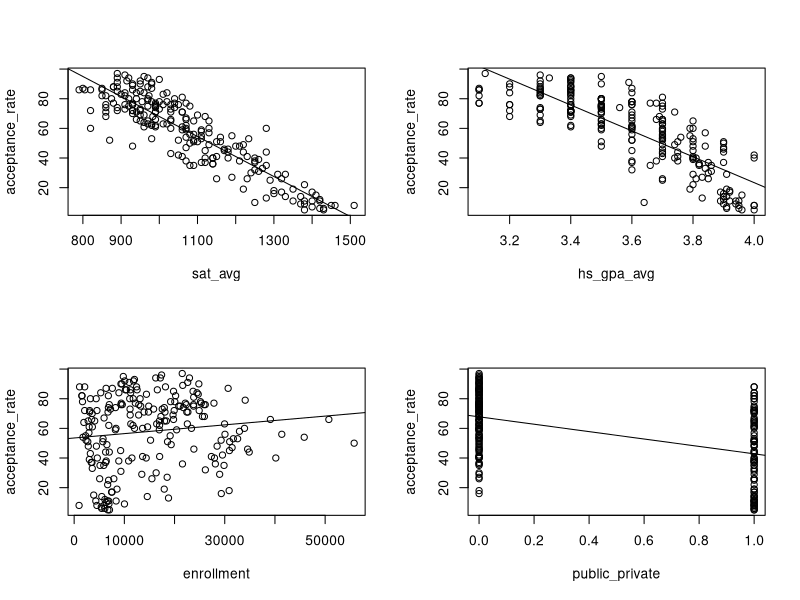
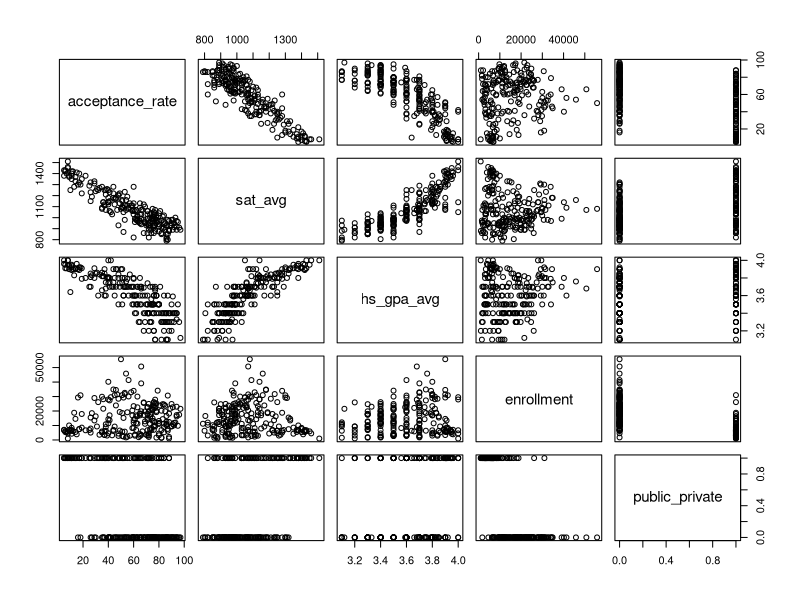
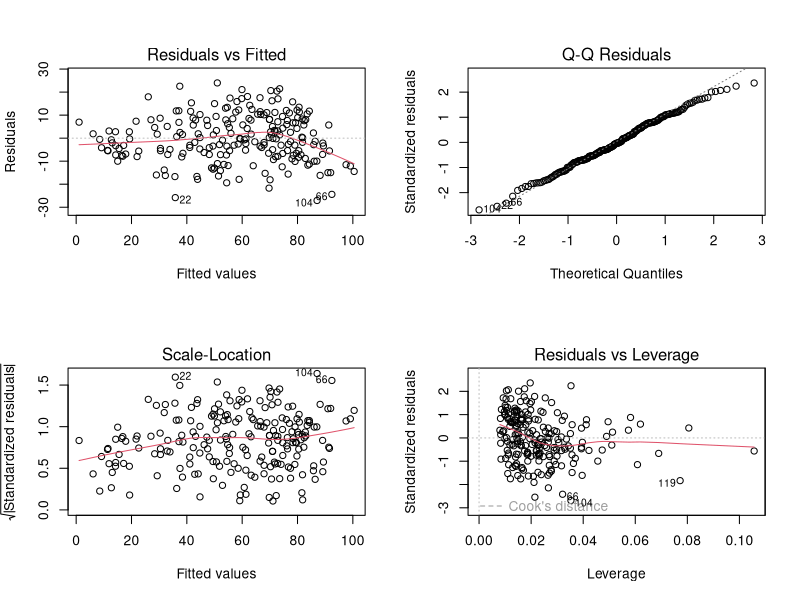
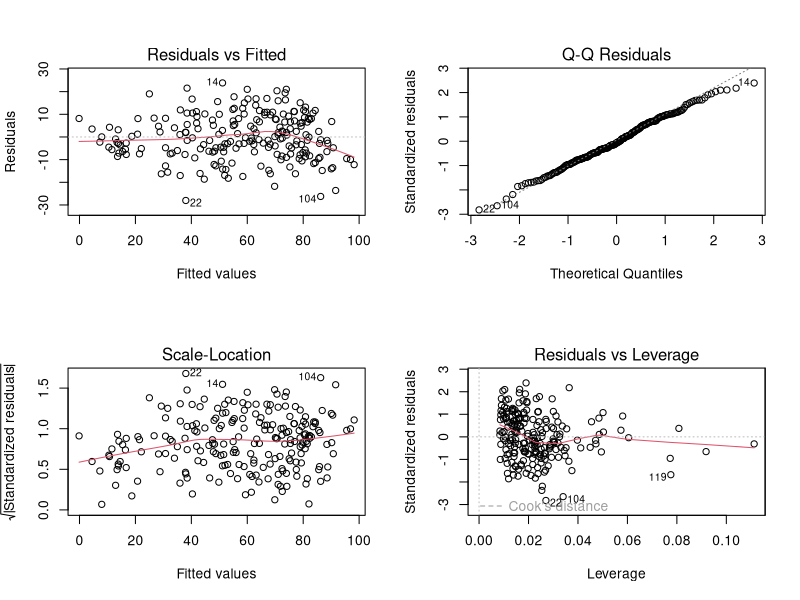
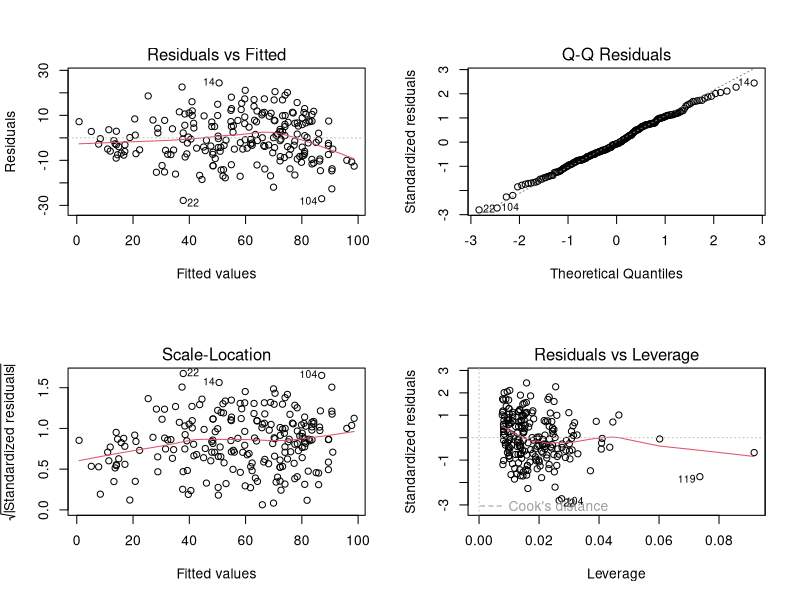

Write the R code that produced these figures, in order.
## ---- chunk 1
## Loading the data

library(tidyverse)
data <- read.csv('revised_dataset.csv')
data <- tibble(data) %>% select(acceptance_rate, name, sat_avg, hs_gpa_avg, enrollment, public_private) %>% mutate(public_private = case_when(public_private == "private" ~ 1, public_private == "public" ~ 0))
attach(data)
data %>% filter(public_private == 0)
## ---- chunk 2

## Single Variable Relationships, Correlations

attach(data)

par(mfrow = c(2, 2))
plot(sat_avg, acceptance_rate)
abline(lm(acceptance_rate ~ sat_avg))
plot(hs_gpa_avg, acceptance_rate)
abline(lm(acceptance_rate ~ hs_gpa_avg))
plot(enrollment, acceptance_rate)
abline(lm(acceptance_rate ~ enrollment))
plot(public_private, acceptance_rate)
abline(lm(acceptance_rate ~ public_private))

pairs(data %>% select(acceptance_rate, sat_avg, hs_gpa_avg, enrollment, public_private))

cor(data %>% select(acceptance_rate, sat_avg, hs_gpa_avg, enrollment, public_private))



## ---- chunk 3
## Untransformed and Unreduced Model

m1 <- lm(acceptance_rate ~ sat_avg + hs_gpa_avg + enrollment + public_private)
summary(m1)

par(mfrow = c(2, 2))
plot(m1)


## ---- chunk 4

## Transformed Model (don't include categorical variable public/private)

library(car)

tranxy <- powerTransform(cbind(acceptance_rate, sat_avg, hs_gpa_avg, enrollment) ~ 1)

summary(tranxy)

m2 <- lm(acceptance_rate ~ sat_avg + I(hs_gpa_avg^5) + public_private + enrollment)

summary(m2)

par(mfrow = c(2, 2))
plot(m2)


## Transforming sat_avg to log(sat_avg) makes our R^2 and diagnostics a bit worse, so the only variable we will transform is hs_gpa_avg to (hs_gpa_avg)^5
## ---- chunk 5
## Variable Reduction

## No multicollinearity issues, since all VIFs are less than 5.
vif(m2)

## Forward Step and Backward Elmination with AIC or BIC: Include all but enrollment (as we expected)

step(lm(acceptance_rate ~ 1), acceptance_rate ~ sat_avg + I(hs_gpa_avg^5) + public_private + enrollment, k = log(nrow(data)))
#step(lm(acceptance_rate ~ 1), acceptance_rate ~ sat_avg + I(hs_gpa_avg^5) + public_private + enrollment, k = log(nrow(data)))

step(lm(acceptance_rate ~ sat_avg + I(hs_gpa_avg^5) + public_private + enrollment), acceptance_rate ~ sat_avg + I(hs_gpa_avg^5) + public_private + enrollment)
#step(lm(acceptance_rate ~ sat_avg + I(hs_gpa_avg^5) + public_private + enrollment), acceptance_rate ~ sat_avg + I(hs_gpa_avg^5) + public_private + enrollment, k = log(nrow(data)))

## ---- chunk 6
#Final Model
final_model <- lm(acceptance_rate ~ sat_avg + I(hs_gpa_avg^5) + public_private)
summary(final_model)
par(mfrow = c(2, 2))
plot(final_model)



## Model Assessment

## R^2 and p-values are all great, and coefficients make intuitive sense
## Diagnostic plots are pretty good - appears to be normally distributed
## Only one bad leverage point (119) which is a small private school (Gardner-Webb University) with a pretty high average GPA and a higher acceptance rate.
## There is a bit of nonlinearity present that we can see on the far right of the residuals vs fitted plot.
## This is likely because we don't have many colleges in our dataset that have near a 100% acceptance rate, as those colleges usually don't report average GPA and test scores.


## Interpretations:

# SAT SCORE

## For every one point increase in SAT score, the acceptance rate tends to decrease by 0.087%.
#### This makes sense because higher average test scores should be associated with a lower acceptance rate.
#### Additionally, this number is very small because a one point change in an SAT score (which is out of 1600) is very small.

# HIGH SCHOOL GPA

## Difficult to interpret directly, since we transformed the variable. 
#### However, the negative coefficient shows that an increase in average high school gpa also leads to a decrease in acceptance rate.

# PUBLIC/PRIVATE

## With all else held equal, a private school tends to have a 7.54% lower acceptance rate than a public school.
#### This could be partially affected by the fact that our dataset has a bunch of public state schools with very high acceptance rates - this trend may not be as strong among colleges with lower acceptance rates.
